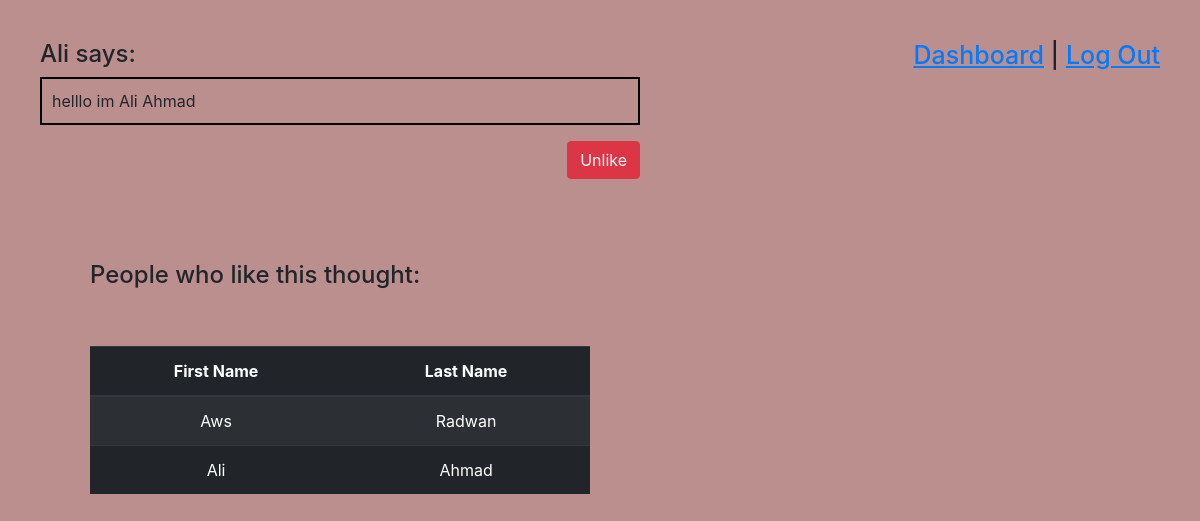
Page /thoughts/5 (signed in) on the committed database.
### belt_app/models.py (models this page shows)
class Post(models.Model):
    post = models.TextField(max_length=1000)
    user = models.ForeignKey(User, related_name="posts", on_delete = models.CASCADE)
    users_liked = models.ManyToManyField(User, related_name="liked_posts")
    created_at = models.DateTimeField(auto_now_add=True)
    updated_at = models.DateTimeField(auto_now=True)

class User(models.Model):
    first_name = models.CharField(max_length=255)
    last_name = models.CharField(max_length=255)
    email = models.TextField(max_length=500)
    password = models.TextField(max_length=500)
    created_at = models.DateTimeField(auto_now_add=True)
    updated_at = models.DateTimeField(auto_now=True)
    objects = UserManager()

### belt_app/views.py (the view)
# urls.py: path('thoughts/<int:id>', views.post_details),
def post_details(request, id):
    if 'id' in request.session:
        data = {
            'posts': Post.objects.all(),
            'users': User.objects.all(),
            'user': User.objects.get(id = request.session['id']),
            'post': Post.objects.get(id = id),
        }
        return render(request, 'post_details.html', data)
    return redirect('/')

### belt_app/templates/post_details.html (shortened to what this page needs)
<!DOCTYPE html>
<html lang="en">
<head>
    <link rel="stylesheet" href="https://maxcdn.bootstrapcdn.com/bootstrap/4.0.0/css/bootstrap.min.css">
</head>
<body>
    <header>
        <article class="pp">
            <h4> {{ post.user.first_name }} says:</h4>
                <div class="pp">
                    <p class="post"> {{post.post}} </p>
                    {% if post not in user.liked_posts.all %}
                        <form action="/like/{{post.id}}" method="POST" class="bbb">
                            {% csrf_token %}
                            <input type="hidden" name="like">
                            <button type="submit" class="btn btn-success">Like</button>
                        </form>
                    {% else %}
                        <form action="/dislike/{{post.id}}" method="POST" class="bbb">
                            <button type="submit" class="btn btn-danger">Unlike</button>
                        </form>
                    {% endif %}
                </div>
        </article>
        <article>
            <h3 id="oo"><a class="zzz" href="/thoughts">Dashboard</a> | <a class="zzz" href="/log_out">Log Out</a></h3>
        </article>
    </header>
    <br><br><br>
    <section>
        <h4>People who like this thought:</h4>
        <br><br>
        <table class="table table-striped table-dark">
            <thead>
                <tr>
                <th scope="col">First Name</th>
                <th scope="col">Last Name</th>
                </tr>
            </thead>
            <tbody>
                {% for x in post.users_liked.all %}
                <tr>
                    <td> {{ x.first_name }} </td>
                    <td> {{ x.last_name }} </td>
                </tr>
                {% endfor %}
            </tbody>
        </table>
    </section>
</body>
</html>

### belt_app/templates/post_details.html (style rules this page uses)
body { background-color: rosybrown; padding: 40px; }
header { display: flex; }
article { flex: 1; }
section { padding: 10px 50px; }
section { width: 600px; }
table { text-align: center; }
.post { width: 600px; padding: 10px; border: 2px solid black; }
.pp { width: 600px; }
.bbb { float: right; }
#oo { float: right; font-size: 25px; }
.zzz { text-decoration: underline; }

### rows in the picture
Post: user.first_name "Ali", post "helllo im Ali Ahmad"
User: first_name "Aws", last_name "Radwan"
User: first_name "Ali", last_name "Ahmad"
